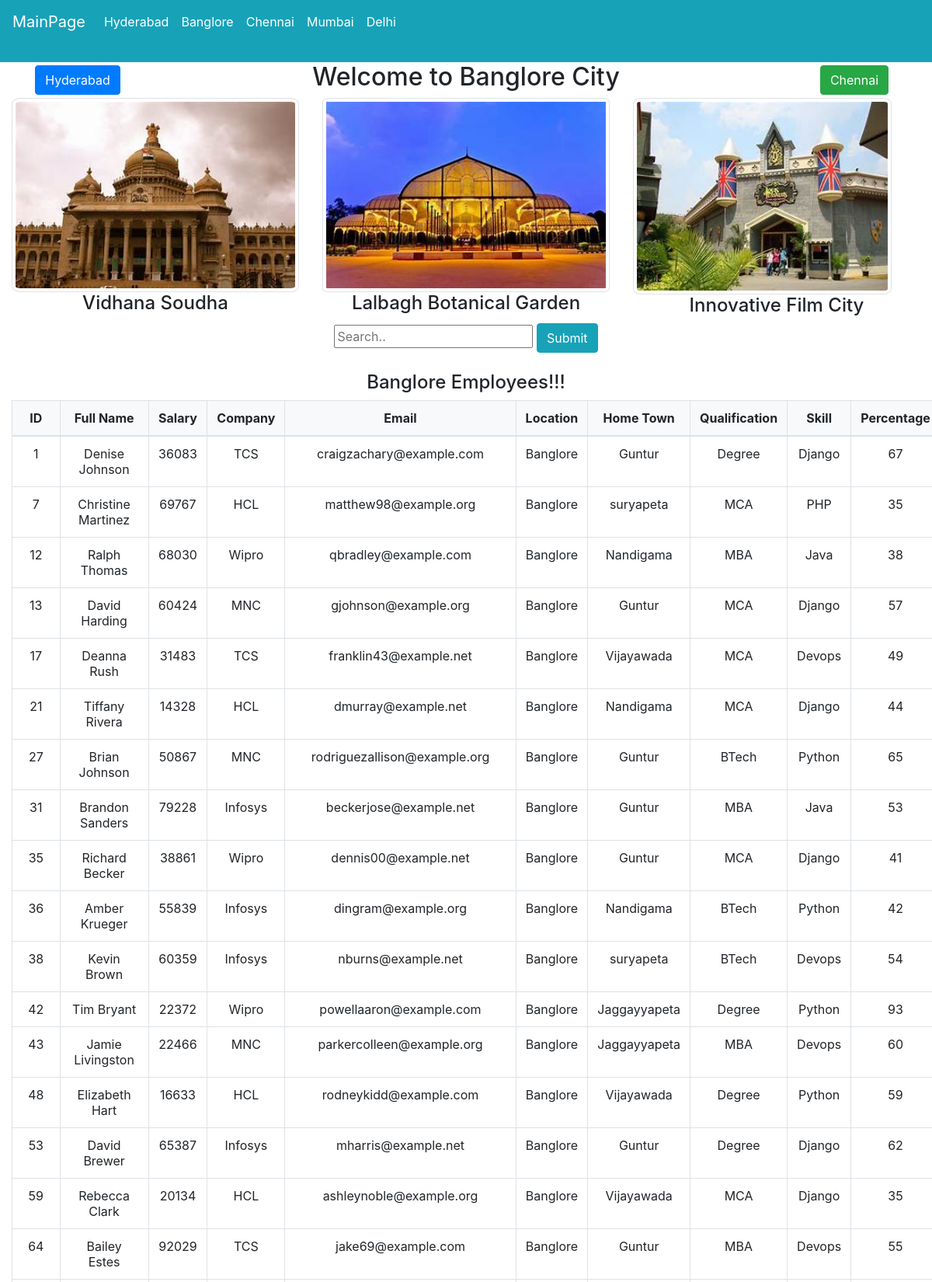
The page /banglore (upper part) on the database its author committed.
### employeedataapp/models.py (models this page shows)
class EmployeeData(models.Model):
    first_name = models.CharField(max_length=50)
    last_name = models.CharField(max_length=50)
    salary = models.BigIntegerField()
    company = models.CharField(max_length=50)
    email = models.EmailField()
    location = models.CharField(max_length=50)
    home_town = models.CharField(max_length=50)
    qualification = models.CharField(max_length=50)
    skill = models.CharField(max_length=50)
    percentage = models.IntegerField()

### employeedataapp/views.py (the view, shortened to what this page needs)
# urls.py: path('banglore',views.banglore,name='banglore'),
def banglore(request):
    if request.method == 'GET':
        data = EmployeeData.objects.filter(location='Banglore')
        return render(request, 'banglore.html', {'data':data})

### templates/banglore.html (shortened to what this page needs)
{% load static %}
<html lang="en" dir="ltr">
  <head>
    {% include 'cdnlines.html' %}
  </head>
  <body>
    {% include 'navbar.html' %}
    <div class="container-fluid text-center">
      <div class="row">
        <div class="col-md-2">
          <a href="{% url 'hyderabad' %}" class="btn btn-primary mt-1">Hyderabad</a>
        </div>
        <div class="col-md-8">
          <h2 class="text-center">Welcome to Banglore City</h2>
        </div>
        <div class="col-md-2">
          <a href="{% url "chennai" %}" class="btn btn-success mt-1">Chennai</a>
        </div>
      </div>
    </div>
    <div class="container-fluid">
      <div class="row">
        <div class="col-md-4">
          <img src="{% static 'images/bang3.jpeg' %}" alt="image"style="border-radius:3%" height="40%" width="100%" class="img-thumbnail">
          <h4 class="text-center">Vidhana Soudha</h4>
        </div>
        <div class="col-md-4">
          <img src="{% static 'images/bang1.jpeg' %}" alt="image"style="border-radius:2%" height="40%" width="100%" class="img-thumbnail">
          <h4 class="text-center">Lalbagh Botanical Garden</h4>
        </div>
        <div class="col-md-4">
          <img src="{% static 'images/bang2.jpeg' %}" alt="image"style="border-radius:3%" height="50%" width="90%" class="img-thumbnail">
          <h4 class="text-center">Innovative Film City</h4>
        </div>
      </div>
    </div>
    <div class="search-container text-center mb-4">
      <form method="POST">
        <input type="text"  placeholder="Search.." name="company">
        <input type="submit" value="Submit" class="btn btn-info">
      </form>
    </div>
    <main>
        <div class="container-fluid">
            <div class="row">
                <div class="col-md-12 ">
                    <h4 class="text-center">Banglore Employees!!!</h4>
                    {% if data %}
                        <table class="table table-bordered text-center">
                            <thead class="bg-light">
                                <tr>
                                    <th>ID</th>
                                    <th>Full Name</th>
                                    <th>Salary</th>
                                    <th>Company</th>
                                    <th>Email</th>
                                    <th>Location</th>
                                    <th>Home Town</th>
                                    <th>Qualification</th>
                                    <th>Skill</th>
                                    <th>Percentage</th>
                                </tr>
                            </thead>
                            <tbody>
                                {% for i in data %}
                                <tr>
                                    <td>{{ i.id }}</td>
                                    <td>{{ i.first_name }} {{ i.last_name }}</td>
                                    <td>{{ i.salary }}</td>
                                    <td>{{ i.company }}</td>
                                    <td>{{ i.email }}</td>
                                    <td>{{ i.location }}</td>
                                    <td>{{ i.home_town }}</td>
                                    <td>{{ i.qualification }}</td>
                                    <td>{{ i.skill }}</td>
                                    <td>{{ i.percentage }}</td>
                                </tr>
                                {% endfor %}
                            </tbody>
                        </table>
                    {% else %}
                        <h2 class="text-center">No Data Available Here!!!</h2>
                    {% endif %}
                </div>
            </div>
        </div>
    </main>
  </body>
</html>

### rows shown on the page
EmployeeData: id "1", first_name "Denise", last_name "Johnson", salary "36083", company "TCS", email "craigzachary@example.com", location "Banglore", home_town "Guntur", qualification "Degree", skill "Django", percentage "67"
EmployeeData: id "7", first_name "Christine", last_name "Martinez", salary "69767", company "HCL", email "matthew98@example.org", location "Banglore", home_town "suryapeta", qualification "MCA", skill "PHP", percentage "35"
EmployeeData: id "12", first_name "Ralph", last_name "Thomas", salary "68030", company "Wipro", email "qbradley@example.com", location "Banglore", home_town "Nandigama", qualification "MBA", skill "Java", percentage "38"
EmployeeData: id "13", first_name "David", last_name "Harding", salary "60424", company "MNC", email "gjohnson@example.org", location "Banglore", home_town "Guntur", qualification "MCA", skill "Django", percentage "57"
EmployeeData: id "17", first_name "Deanna", last_name "Rush", salary "31483", company "TCS", email "franklin43@example.net", location "Banglore", home_town "Vijayawada", qualification "MCA", skill "Devops", percentage "49"
EmployeeData: id "21", first_name "Tiffany", last_name "Rivera", salary "14328", company "HCL", email "dmurray@example.net", location "Banglore", home_town "Nandigama", qualification "MCA", skill "Django", percentage "44"
EmployeeData: id "27", first_name "Brian", last_name "Johnson", salary "50867", company "MNC", email "rodriguezallison@example.org", location "Banglore", home_town "Guntur", qualification "BTech", skill "Python", percentage "65"
EmployeeData: id "31", first_name "Brandon", last_name "Sanders", salary "79228", company "Infosys", email "beckerjose@example.net", location "Banglore", home_town "Guntur", qualification "MBA", skill "Java", percentage "53"
EmployeeData: id "35", first_name "Richard", last_name "Becker", salary "38861", company "Wipro", email "dennis00@example.net", location "Banglore", home_town "Guntur", qualification "MCA", skill "Django", percentage "41"
EmployeeData: id "36", first_name "Amber", last_name "Krueger", salary "55839", company "Infosys", email "dingram@example.org", location "Banglore", home_town "Nandigama", qualification "BTech", skill "Python", percentage "42"
EmployeeData: id "38", first_name "Kevin", last_name "Brown", salary "60359", company "Infosys", email "nburns@example.net", location "Banglore", home_town "suryapeta", qualification "BTech", skill "Devops", percentage "54"
EmployeeData: id "42", first_name "Tim", last_name "Bryant", salary "22372", company "Wipro", email "powellaaron@example.com", location "Banglore", home_town "Jaggayyapeta", qualification "Degree", skill "Python", percentage "93"
EmployeeData: id "43", first_name "Jamie", last_name "Livingston", salary "22466", company "MNC", email "parkercolleen@example.org", location "Banglore", home_town "Jaggayyapeta", qualification "MBA", skill "Devops", percentage "60"
EmployeeData: id "48", first_name "Elizabeth", last_name "Hart", salary "16633", company "HCL", email "rodneykidd@example.com", location "Banglore", home_town "Vijayawada", qualification "Degree", skill "Python", percentage "59"
EmployeeData: id "53", first_name "David", last_name "Brewer", salary "65387", company "Infosys", email "mharris@example.net", location "Banglore", home_town "Guntur", qualification "Degree", skill "Django", percentage "62"
EmployeeData: id "59", first_name "Rebecca", last_name "Clark", salary "20134", company "HCL", email "ashleynoble@example.org", location "Banglore", home_town "Vijayawada", qualification "MCA", skill "Django", percentage "35"
EmployeeData: id "64", first_name "Bailey", last_name "Estes", salary "92029", company "TCS", email "jake69@example.com", location "Banglore", home_town "Guntur", qualification "MBA", skill "Devops", percentage "55"
